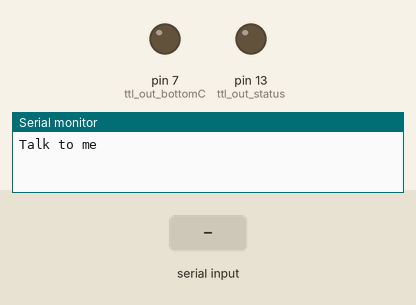
This sketch was run on a simulated Arduino Uno, built with avr-gcc and run on an emulated ATmega328P. On the bench: output pins drawn as LEDs (lit = HIGH), the last lines printed to the serial monitor. Inputs (shaded band) come from the test bench.

Above: at 1.2 s.
1.3 s: "1\n" received over Serial
At 1.7 s:
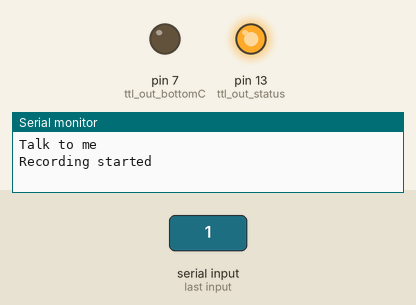
Timing chart, 0 to 4.3 s (numbered marks = the images above; inputs shaded):
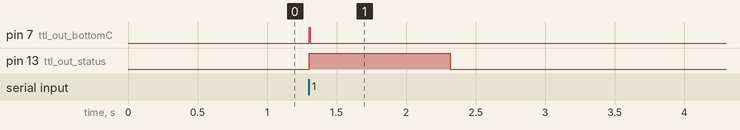

The sketch:

arduinoMaster.ino
```cpp
int ttl_out_bottomC = 7; // pinout for TTL pulse to bottom camera
int ttl_out_status = 13; // pinout for TTL pulse to know general state of arduino (ie is it recording or not)
int userInput;

int freq = 60; // which sampling rate do you want, in Hz
float pulse = (1000 / freq) / 2; //duration of the high state
int recording_length_min = 10;  //duration of the recording, in minutes
long recording_length_ms = recording_length_min * 60000; //convert it in ms
long startedTime = 0;
bool startTimer = false;

void executeOnTimer() {
  if(startTimer) {
    digitalWrite(ttl_out_bottomC, HIGH);
    delay(pulse);
    digitalWrite(ttl_out_bottomC, LOW);
    delay(pulse);

    if ((millis() - startedTime) > recording_length_ms ) {
      digitalWrite(ttl_out_status, LOW);
      digitalWrite(ttl_out_bottomC, LOW);
      Serial.println("Time's up! Recording stopped");
      startTimer = false;
    }
  }
}

void manageUserInputs() {
  if (Serial.available() > 0) {
    userInput = Serial.parseInt();

    if  (userInput == 1) {
      digitalWrite(ttl_out_status, HIGH);
      Serial.println("Recording started");
      startTimer = true;
      startedTime = millis();
    } else if (userInput == 0) {
      digitalWrite(ttl_out_status, LOW);
     	startTimer = false;
      Serial.println("Master asks, Arduino obeys. Recording stopped");
    }
  }
}

void setup() {
  //open the serial port
  Serial.begin(9600);
  while (! Serial);
  Serial.println("Talk to me");
  //set ttl pin to output
  pinMode(ttl_out_bottomC, OUTPUT);
  pinMode(ttl_out_status, OUTPUT);
}

void loop() {
  executeOnTimer();
  manageUserInputs();
}
```

Measured:
- after the input at 1.3 s, pin 7 (ttl_out_bottomC): LOW → HIGH at once, → LOW 0.01 s later; pin 13 (ttl_out_status): LOW → HIGH at once, → LOW 1.0 s later
